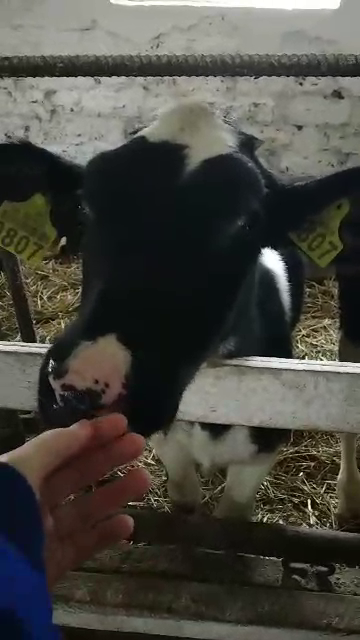
#> input picture frame 35 of lab2/12.mp4, 360 x 640 px, given in place of the camera
$ python CV_lab0.py
#> lines starting #> are read from the running program, lines starting #| are printed output that depends on the picture; pictures that were not available may be replaced by others from this repository, and a replacement may not be noted
import numpy as np
import cv2

cap = cv2.VideoCapture(0)

fourcc = cv2.VideoWriter_fourcc(*'DIVX')
out = cv2.VideoWriter('output.avi',fourcc, 30.0, (640,480))

while(cap.isOpened()):
    flag, cadre = cap.read()
#> cadre is the input picture: shape (640, 360, 3); mean B, G, R 64.6, 71.3, 72.3
    out.write(cadre)
    cv2.imshow('cadre',cadre)
    if cv2.waitKey(1) & 0xFF == ord('q'):
#> (key q is pressed here)
        break

cv2.destroyWindow('cadre')
cap = cv2.VideoCapture('output.avi')

while(cap.isOpened()):

    flag, cadre = cap.read()
    if flag:
        gray = cv2.cvtColor(cadre, cv2.COLOR_BGR2GRAY)
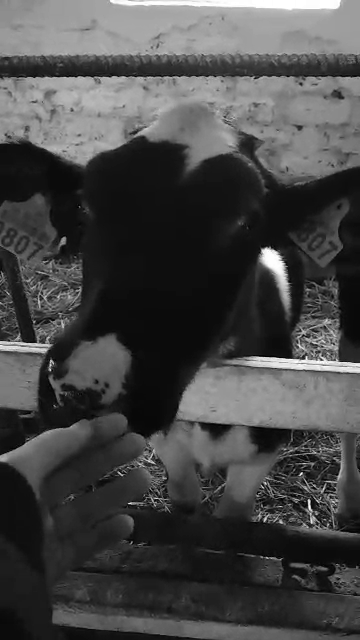
#> gray: shape (640, 360); min 0, max 255, mean 70.8
        gray = cv2.cvtColor(gray,cv2.COLOR_GRAY2BGR)
#> gray: shape (640, 360, 3)
        cv2.rectangle(gray,(200,100),(400,200),(0,255,0),3)
        cv2.line(gray,(0,0),(640,300),(100,10,200),5)
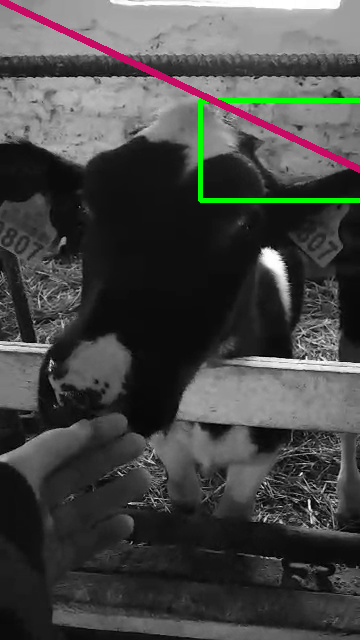
#> gray: shape (640, 360, 3); mean B, G, R 69.8, 70.9, 71

        cv2.imshow('gray',gray)
        cv2.waitKey(44)
        if cv2.waitKey(1) & 0xFF == ord('q'):
#> (key q is pressed here)
            break
    else:
        break

cap.release()
out.release()
cv2.destroyAllWindows()

$ run again, starting later in the video
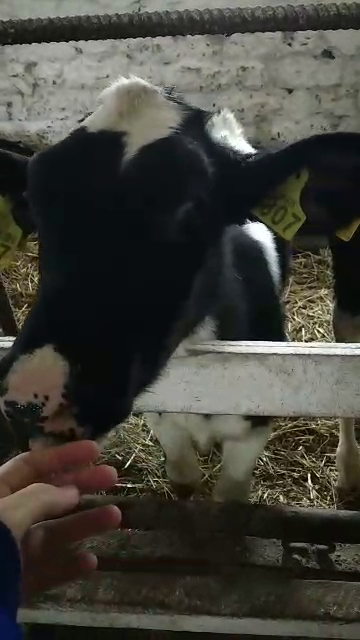
#> input picture frame 161 of lab2/12.mp4, 360 x 640 px, given in place of the camera
#> cadre is the input picture: shape (640, 360, 3); mean B, G, R 58.2, 65.3, 66.2
#> `gray = cv2.cvtColor(cadre, cv2.COLOR_BGR2GRAY)`:
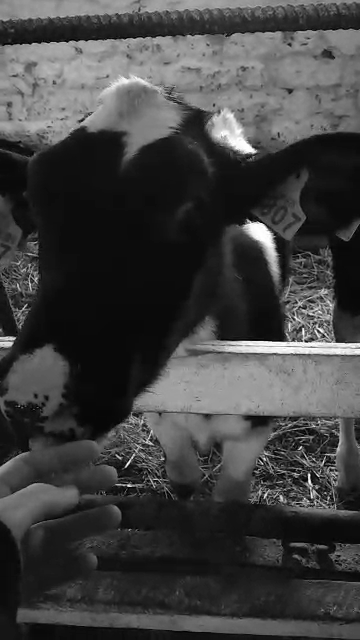
#> gray: shape (640, 360); min 0, max 255, mean 64.8
#> `cv2.line(gray,(0,0),(640,300),(100,10,200),5)`:
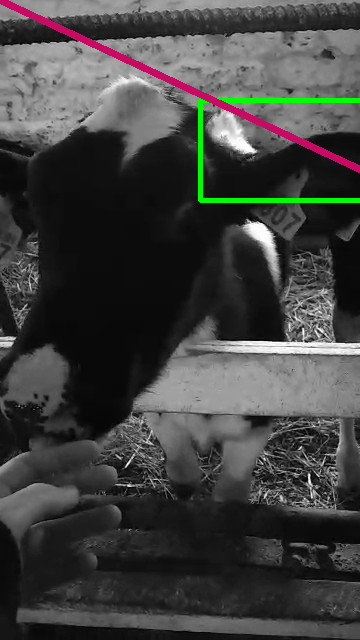
#> gray: shape (640, 360, 3); mean B, G, R 64.1, 65.3, 65.3

$ run again, starting later in the video
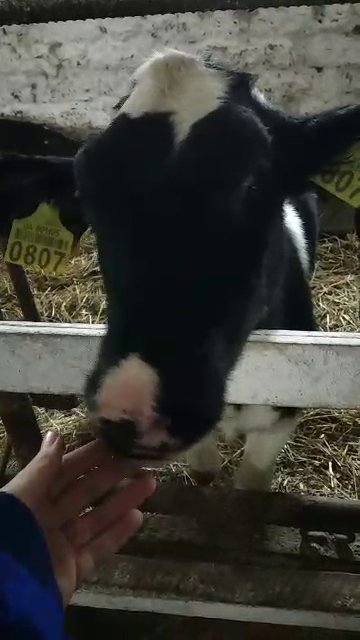
#> input picture frame 287 of lab2/12.mp4, 360 x 640 px, given in place of the camera
#> cadre is the input picture: shape (640, 360, 3); mean B, G, R 55.4, 61.2, 62
#> `gray = cv2.cvtColor(cadre, cv2.COLOR_BGR2GRAY)`:
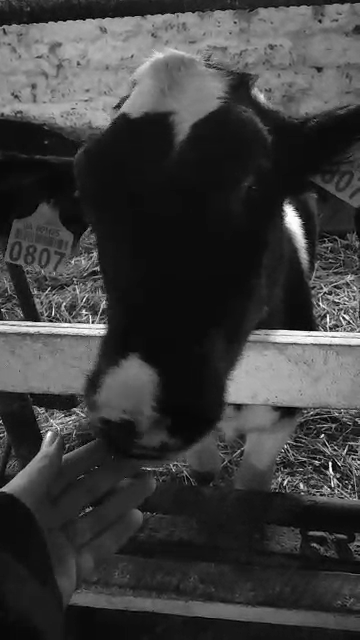
#> gray: shape (640, 360); min 0, max 255, mean 60.8
#> `cv2.line(gray,(0,0),(640,300),(100,10,200),5)`:
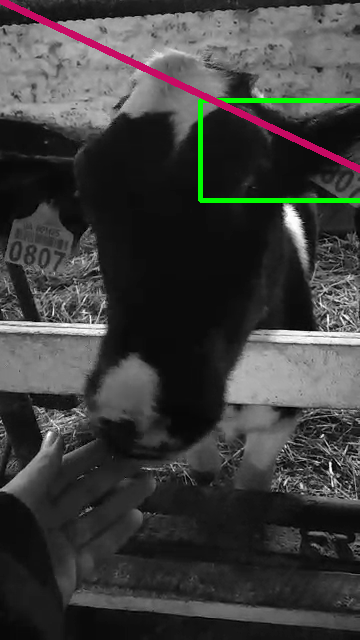
#> gray: shape (640, 360, 3); mean B, G, R 60.5, 61.6, 61.7
